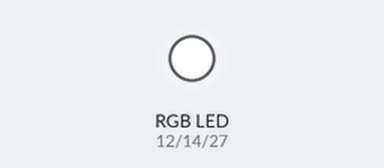
Simulated run of this sketch. Board: ESP32. Parts: an RGB LED mixed from three pins (HIGH = lit).

Above: at 0.5 s.
At 2.5 s:
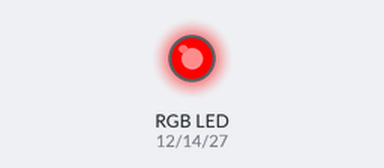
At 3.5 s:
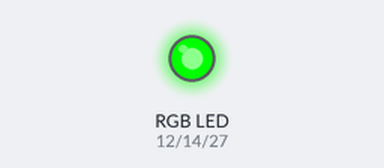
At 4.5 s:
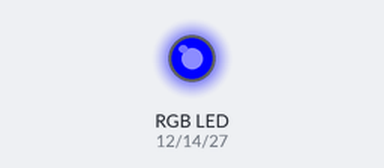
At 6.5 s:
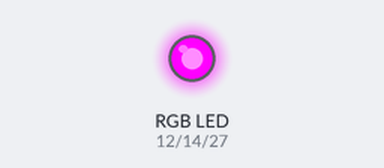
At 9.5 s:
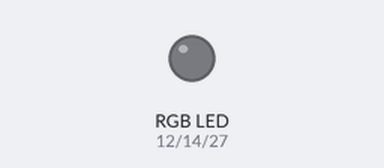
Timing chart, 0 to 10.4 s (numbered marks = the images above):
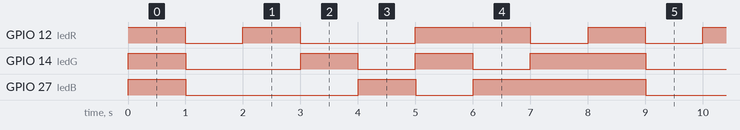

Measured:
- by itself, GPIO 12 (ledR): repeats every 8.0 s: LOW 1.0 s, HIGH 1.0 s, LOW 2.0 s, HIGH 2.0 s, LOW 1.0 s, HIGH 1.0 s
- by itself, GPIO 14 (ledG): repeats every 8.0 s: LOW 2.0 s, 2 × (HIGH 1.0 s, LOW 1.0 s), HIGH 2.0 s
- by itself, GPIO 27 (ledB): repeats every 8.0 s: LOW 3.0 s, HIGH 1.0 s, LOW 1.0 s, HIGH 3.0 s

The sketch:

D2_04_Digital_output_PWM_RGB.ino
```cpp
//Nombrar a los pines que irán en a cada terminal del LED RGB
uint8_t ledR = 12;
uint8_t ledG = 14;
uint8_t ledB = 27;

void setup()
{
  ledcAttachPin(ledR, 1);
  ledcAttachPin(ledG, 2);
  ledcAttachPin(ledB, 3);

  ledcSetup(1, 12000, 8);
  ledcSetup(2, 12000, 8);
  ledcSetup(3, 12000, 8);
}


void loop()
{
  //Blanco
  ledcWrite(1, 255);
  ledcWrite(2, 255);
  ledcWrite(3, 255);
  delay(1000);

  //Apagado
  ledcWrite(1, 0);
  ledcWrite(2, 0);
  ledcWrite(3, 0);
  delay(1000);

  //Rojo
  ledcWrite(1, 255);
  ledcWrite(2, 0);
  ledcWrite(3, 0);
  delay(1000);

  //Verde
  ledcWrite(1, 0);
  ledcWrite(2, 255);
  ledcWrite(3, 0);
  delay(1000);

  //Azul
  ledcWrite(1, 0);
  ledcWrite(2, 0);
  ledcWrite(3, 255);
  delay(1000);

  //Amarillo
  ledcWrite(1, 255);
  ledcWrite(2, 255);
  ledcWrite(3, 0);
  delay(1000);

  //Rosa
  ledcWrite(1, 255);
  ledcWrite(2, 0);
  ledcWrite(3, 255);
  delay(1000);

  //Cyan
  ledcWrite(1, 0);
  ledcWrite(2, 255);
  ledcWrite(3, 255);
  delay(1000);
}
```
